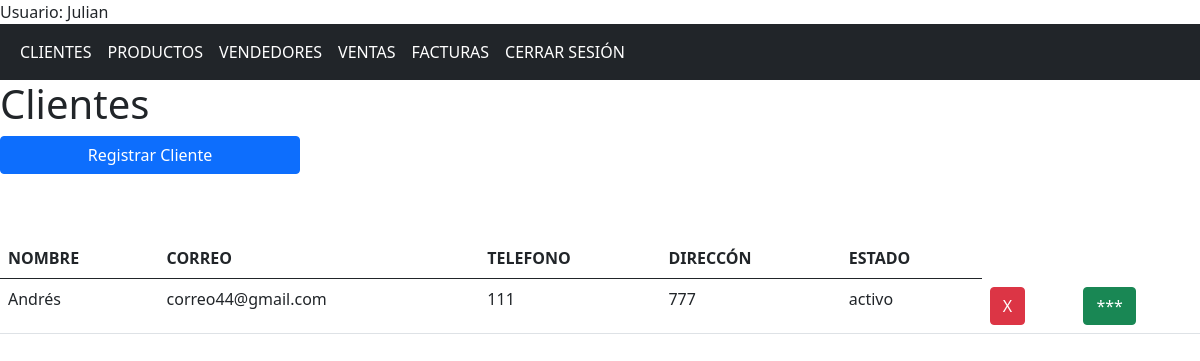
/clientes (signed in), run on an earlier commit of the app's database.
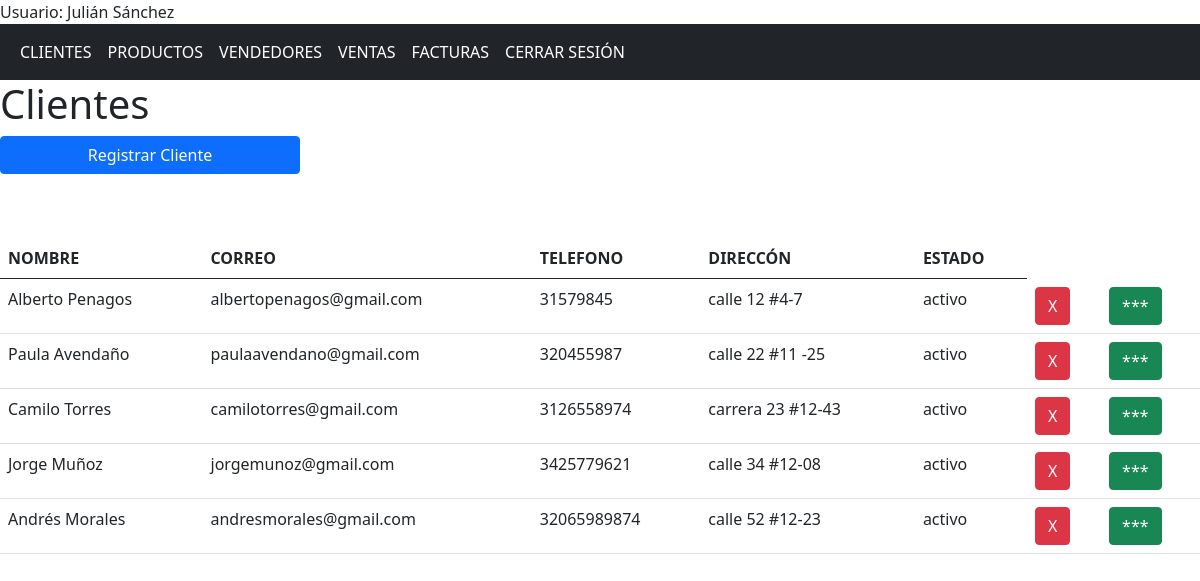
And on a later commit of the database.
### app/models/models.py (models this page shows, shortened)
class Usuario(db.Model, UserMixin):
    id = db.Column(db.Integer, primary_key = True)
    nombre = db.Column(db.String(150), nullable = False)
    correo = db.Column(db.String(150), nullable = False, unique = True)
    contrasena = db.Column(db.String(150), nullable = False)

class Cliente(db.Model):
    id = db.Column(db.Integer, primary_key = True)
    nombre = db.Column(db.String(150), nullable = False)
    direccion = db.Column(db.String(150), nullable = False)
    telefono = db.Column(db.String(15), nullable = False)
    correo = db.Column(db.String(150), nullable = False, unique = True)
    tipo_cliente = db.Column(db.String(20), nullable = False)
    estado = db.Column(db.String(25), nullable = False)
    compras = db.relationship('Compra', backref = 'cliente', cascade="all, delete")
    facturas = db.relationship('Factura', backref ='cliente', cascade="all, delete")

### app/controllers/nav.py (the view)
@nav.route('/clientes')
@login_required
def clientes():
    clientes = Cliente.query.all()
    return render_template('clientes.html', clientes = clientes)

### app/templates/clientes.html (shortened to what this page needs)
{% extends "base.html" %}
{% block contenido %}
    <div class="row">
        <h1>Clientes</h1>
    </div>
    <button class=" btn btn-primary col-sm-3 mb-3" id="registrar">Registrar Cliente</button>
    <div class="row mt-5">
    <div class="col">
        <table class="table table-hover">
            <tr>
                <th>NOMBRE</th>
                <th>CORREO</th>
                <th>TELEFONO</th>
                <th>DIRECCÓN</th>
                <th>ESTADO</th>
            </tr>
            <tbody id="tbody">
                {% for cliente in clientes%}
                <tr>
                    <td>{{cliente.nombre}}</td>
                    <td>{{cliente.correo}}</td>
                    <td>{{cliente.telefono}}</td>
                    <td>{{cliente.direccion}}</td>
                    <td>{{cliente.estado}}</td>
                    <form action="{{url_for('cliente.eliminar_cliente')}}" method="post">
                        <td><button class="btn btn-danger" name="id" value="{{cliente.id}}" type="submit">X</button></td>
                        <td><button class="btn btn-success boton_info" name="info" value="{{cliente.id}}" type="button">***</button></td>
                    </form>
                </tr>
                {% endfor%}
            </tbody>
        </table>
    </div>
    </div>
{% endblock %}

### app/templates/base.html (shortened to what this page needs)
<!DOCTYPE html>
<html lang="en">
<head>
    <link href="https://cdn.jsdelivr.net/npm/bootstrap@5.0.2/dist/css/bootstrap.min.css" rel="stylesheet">
    <link rel="stylesheet" href="{{ url_for('static', filename='css/styles.css') }}">
</head>
<body>
    {% if current_user.is_authenticated %}
    <div>Usuario: {{ current_user.nombre }}</div>
    {% endif %}
    <nav class="navbar navbar-expand-sm bg-dark navbar-dark">
        <div class="container-fluid">
            <ul class="navbar-nav">
                {% if current_user.is_authenticated %}
                <li class="nav-item">
                    <a class="nav-link active" href="{{url_for('nav.clientes')}}"> CLIENTES</a>
                </li>
                <li class="nav-item">
                    <a class="nav-link active" href="{{url_for('nav.productos')}}">PRODUCTOS</a>
                </li>
                <li class="nav-item">
                    <a class="nav-link active" href="{{url_for('nav.vendedores')}}">VENDEDORES</a>
                </li>
                <li class="nav-item">
                    <a class="nav-link active" href="{{url_for('nav.compras')}}">VENTAS</a>
                </li>
                <li class="nav-item">
                    <a class="nav-link active" href="{{url_for('nav.facturas')}}">FACTURAS</a>
                </li>
                <li class="nav-item">
                    <a class="nav-link active" href="{{url_for('aut.logout')}}">CERRAR SESIÓN</a>
                </li>
                {% endif %}
            </ul>
        </div>
    </nav>
    {%block contenido%}{%endblock%}
</body>
</html>

What changed in the data, as far as the page shows it:
changed Usuario: nombre "Julian" → "Julián Sánchez"
added Cliente: nombre "Alberto Penagos", correo "albertopenagos@gmail.com", telefono "31579845", direccion "calle 12 #4-7", estado "activo", {{ cliente.id }} 1 (drawn)
changed Cliente: nombre "Andrés" → "Paula Avendaño"; correo "correo44@gmail.com" → "paulaavendano@gmail.com"; telefono "111" → "320455987"; direccion "777" → "calle 22 #11 -25"
added Cliente: nombre "Camilo Torres", correo "camilotorres@gmail.com", telefono "3126558974", direccion "carrera 23 #12-43", estado "activo", {{ cliente.id }} 3 (drawn)
added Cliente: nombre "Jorge Muñoz", correo "jorgemunoz@gmail.com", telefono "3425779621", direccion "calle 34 #12-08", estado "activo", {{ cliente.id }} 4 (drawn)
added Cliente: nombre "Andrés Morales", correo "andresmorales@gmail.com", telefono "32065989874", direccion "calle 52 #12-23", estado "activo", {{ cliente.id }} 5 (drawn)
